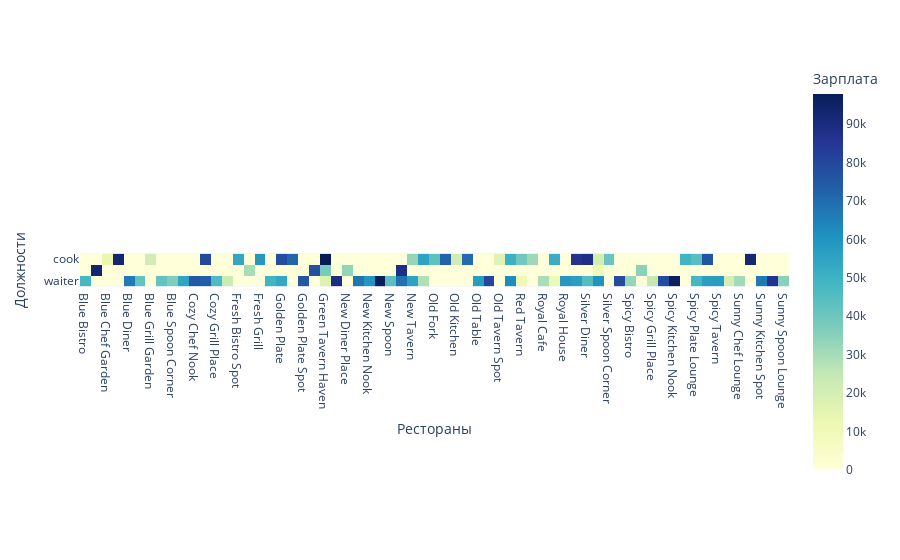

The notebook cell this image was saved under:
### Code cell
pivot_flights = rest_empl.pivot_table(
    index= 'position',
    columns='name',
    values='salary',
    aggfunc='mean',
    fill_value=0
)

fig = px.imshow(
    pivot_flights,
    labels=dict(x="Рестораны", y="Должности", color="Зарплата"),
    x=pivot_flights.columns,
    y=pivot_flights.index,
    color_continuous_scale='YlGnBu',
    text_auto=False
)

fig.show()

### Figure 1 — Plotly figure (JSON) as saved in the notebook; plotly's stock layout.template omitted (floating-point values rounded to 4 significant figures; data arrays with more than 128 entries replaced by an {"elided": "..."} marker saying what was removed)
{"data": [{"coloraxis": "coloraxis", "hovertemplate": "Рестораны: %{x}<br>Должности: %{y}<br>Зарплата: %{z}<extra></extra>", "name": "0", "type": "heatmap", "x": ["Blue Bistro", "Blue Cafe Haven", "Blue Chef Garden", "Blue Chef Haven", "Blue Diner", "Blue Fork", "Blue Grill Garden", "Blue Plate Place", "Blue Spoon Corner", "Cozy Bistro Corner", "Cozy Chef Nook", "Cozy Diner Lounge", "Cozy Grill Place", "Cozy Table Nook", "Fresh Bistro Spot", "Fresh Cafe Lounge", "Fresh Grill", "Fresh Plate Haven", "Golden Plate", "Golden Plate Nook", "Golden Plate Spot", "Green Fork Lounge", "Green Tavern Haven", "New Chef Garden", "New Diner Place", "New Fork Corner", "New Kitchen Nook", "New Plate Garden", "New Spoon", "New Table Garden", "New Tavern", "Old Bistro", "Old Fork", "Old Fork Corner", "Old Kitchen", "Old Kitchen Haven", "Old Table", "Old Tavern", "Old Tavern Spot", "Red Kitchen", "Red Tavern", "Royal Bistro Garden", "Royal Cafe", "Royal Chef", "Royal House", "Royal Tavern Haven", "Silver Diner", "Silver Plate Place", "Silver Spoon Corner", "Silver Table", "Spicy Bistro", "Spicy Diner Haven", "Spicy Grill Place", "Spicy Grill Spot", "Spicy Kitchen Nook", "Spicy Plate", "Spicy Plate Lounge", "Spicy Table Spot", "Spicy Tavern", "Sunny Cafe Corner", "Sunny Chef Lounge", "Sunny Diner Haven", "Sunny Kitchen Spot", "Sunny Spoon", "Sunny Spoon Lounge"], "xaxis": "x", "y": ["cook", "manager", "waiter"], "yaxis": "y", "z": {"elided": "3x65 float values"}}], "layout": {"coloraxis": {"colorbar": {"title": {"text": "Зарплата"}}, "colorscale": [[0, "rgb(255,255,217)"], [0.125, "rgb(237,248,177)"], [0.25, "rgb(199,233,180)"], [0.375, "rgb(127,205,187)"], [0.5, "rgb(65,182,196)"], [0.625, "rgb(29,145,192)"], [0.75, "rgb(34,94,168)"], [0.875, "rgb(37,52,148)"], [1, "rgb(8,29,88)"]]}, "margin": {"t": 60}, "xaxis": {"anchor": "y", "constrain": "domain", "domain": [0, 1], "scaleanchor": "y", "title": {"text": "Рестораны"}}, "yaxis": {"anchor": "x", "autorange": "reversed", "constrain": "domain", "domain": [0, 1], "title": {"text": "Должности"}}}}
